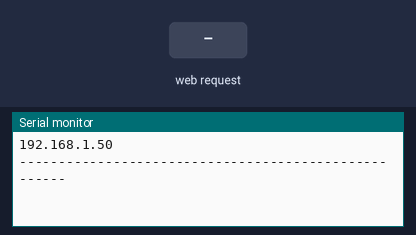
Bench run of a sketch on a simulated ESP8266 (NodeMCU). Parts: the last lines printed to the serial monitor. Inputs (shaded band) come from the test bench. WiFi joins after 1.5 s; servers stay silent unless stated.

Above: at 2.7 s.
2.8 s: HTTP request GET /cmd received
At 3.8 s:
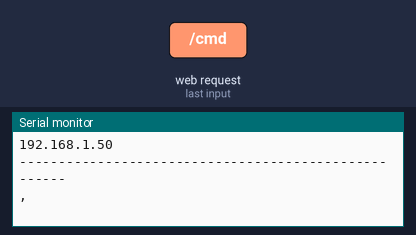
4.3 s: HTTP request GET /cmd?A=1 received
At 5.0 s:
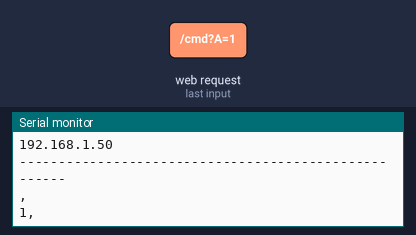

The sketch:

esp8266_URL_send_data.ino
```cpp
//http://IP位置/cmd?A=1&B=2

#include <ESP8266WiFi.h>      // 提供Wi-Fi功能的程式庫
#include <ESP8266WebServer.h>  // 提供網站伺服器功能的程式庫
///////////////////////////
#define SSID   "19-1H5F"
#define PASSWORD  "2268159779"
///////////////////////////
ESP8266WebServer server(80);   // 宣告網站伺服器物件與埠號
unsigned long t1,t2;
String cmd1,cmd2;

// 定義處理首頁請求的自訂函式
void rootRouter() {
  server.send(200, "text/html",  "A = <b>" + cmd1 + "</b><br>"+"B = <b>" + cmd2 + "</b><br>");
}

void setup() {
Serial.begin(9600);
WiFi.mode(WIFI_STA);
WiFi.begin(SSID, PASSWORD);
while (WiFi.status() != WL_CONNECTED) {delay(500);}
 Serial.println(WiFi.localIP());
  Serial.println("-----------------------------------------------------");
  server.on("/index.html", rootRouter); //處理首頁連結請求的事件
  server.on("/", rootRouter);
  server.on("/cmd", []() {
    cmd1="";
    cmd2="";
    cmd1=server.arg("A");
    cmd2=server.arg("B");
////////////////////////////////(若要加入更多筆資料，請由此下手)
    Serial.print(cmd1);
    Serial.print(",");
    Serial.println(cmd2);
////////////////////////////////(若要加入更多筆資料，請由此下手)
    Serial.flush();
    server.send(200, "text/html", "OK" );
  });
  server.onNotFound([](){   // 處理「找不到指定路徑」的事件
    server.send(404, "text/plain", "File NOT found!");
  });
  server.begin();
}

void loop() {

server.handleClient();  // 處理用戶連線
}
```

Measured:
- after the input at 2.8 s, the serial monitor: prints a new line at once (image 1)
- after the input at 4.3 s, the serial monitor: prints a new line at once (image 2)
